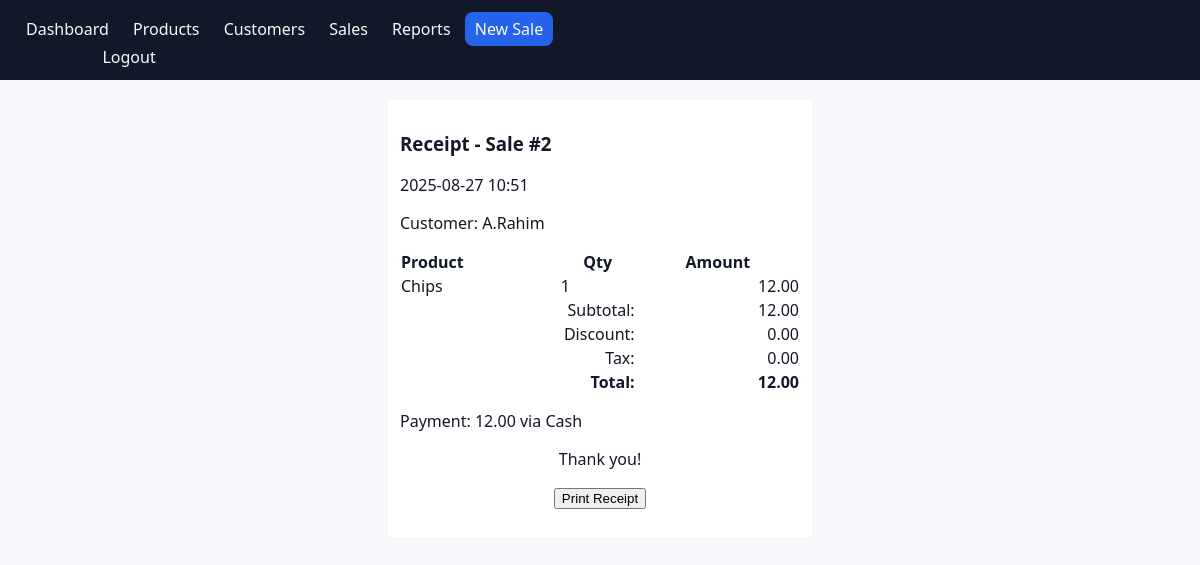
/sales/2/receipt/ (signed in), run on the app's committed database.
### pos/models.py (models this page shows, shortened)
class Sale(models.Model):
    customer = models.ForeignKey(Customer, on_delete=models.SET_NULL, null=True, blank=True)
    created_at = models.DateTimeField(default=timezone.now)
    notes = models.CharField(max_length=255, blank=True, null=True)
    discount_amount = models.DecimalField(max_digits=10, decimal_places=2, default=0)
    tax_percent = models.DecimalField(max_digits=5, decimal_places=2, default=0)
    @property
    def subtotal(self):
        return sum(item.line_total_before_tax for item in self.items.all())
    @property
    def total_discount(self):
        item_discounts = sum((item.unit_price * item.quantity - item.line_total_before_tax) for item in self.items.all())
        return Decimal(item_discounts) + (self.discount_amount or Decimal('0'))
    @property
    def tax_amount(self):
        base = self.subtotal - (self.discount_amount or Decimal('0'))
        return (base * (self.tax_percent or Decimal('0'))) / Decimal('100')
    @property
    def total(self):
        return (self.subtotal - (self.discount_amount or Decimal('0'))) + self.tax_amount

class Customer(models.Model):
    name = models.CharField(max_length=120)
    email = models.EmailField(blank=True, null=True)
    phone = models.CharField(max_length=30, blank=True, null=True)
    address = models.TextField(blank=True, null=True)
    def __str__(self): return self.name

class SaleItem(models.Model):
    sale = models.ForeignKey(Sale, related_name='items', on_delete=models.CASCADE)
    product = models.ForeignKey(Product, on_delete=models.PROTECT)
    quantity = models.PositiveIntegerField(default=1)
    unit_price = models.DecimalField(max_digits=10, decimal_places=2)
    discount_percent = models.DecimalField(max_digits=5, decimal_places=2, default=0)
    @property
    def line_total_before_tax(self):
        discount = (self.unit_price * self.quantity) * (self.discount_percent or 0) / 100
        return (self.unit_price * self.quantity) - discount

class Product(models.Model):
    name = models.CharField(max_length=150)
    sku = models.CharField(max_length=64, unique=True)
    price = models.DecimalField(max_digits=10, decimal_places=2)
    stock = models.PositiveIntegerField(default=0)
    is_active = models.BooleanField(default=True)

class Payment(models.Model):
    METHODS = [('cash','Cash'),('card','Card'),('mobile','Mobile Payment')]
    sale = models.OneToOneField(Sale, related_name='payment', on_delete=models.CASCADE)
    amount = models.DecimalField(max_digits=10, decimal_places=2)
    method = models.CharField(max_length=20, choices=METHODS, default='cash')
    paid_at = models.DateTimeField(default=timezone.now)

### pos/views.py (the view)
# urls.py: path('sales/<int:pk>/receipt/', views.sale_receipt_print, name='sale_receipt_print'),
@login_required
def sale_receipt_print(request, pk):
    sale = get_object_or_404(Sale, pk=pk)
    return render(request,"pos/sale_receipt.html",{'sale':sale})

### pos/templates/pos/sale_receipt.html
{% extends 'pos/base.html' %}{% block content %}<div class="receipt" style="background:white; padding:12px; max-width:400px; margin:0 auto;"><h3>Receipt - Sale #{{ sale.id }}</h3><p>{{ sale.created_at|date:"Y-m-d H:i" }}</p><p>Customer: {{ sale.customer|default:"Walk-in" }}</p><table style="width:100%; border-collapse:collapse;"><thead><tr><th align="left">Product</th><th>Qty</th><th>Amount</th></tr></thead><tbody>{% for item in sale.items.all %}<tr><td>{{ item.product.name }}</td><td>{{ item.quantity }}</td><td style="text-align:right">{{ item.line_total_before_tax }}</td></tr>{% endfor %}</tbody><tfoot><tr><td colspan="2" style="text-align:right">Subtotal:</td><td style="text-align:right">{{ sale.subtotal }}</td></tr><tr><td colspan="2" style="text-align:right">Discount:</td><td style="text-align:right">{{ sale.total_discount }}</td></tr><tr><td colspan="2" style="text-align:right">Tax:</td><td style="text-align:right">{{ sale.tax_amount }}</td></tr><tr><td colspan="2" style="text-align:right"><strong>Total:</strong></td><td style="text-align:right"><strong>{{ sale.total }}</strong></td></tr></tfoot></table><p>Payment: {{ sale.payment.amount }} via {{ sale.payment.get_method_display }}</p><p style="text-align:center; margin-top:12px;">Thank you!</p><p style="text-align:center;"><button onclick="window.print()">Print Receipt</button></p></div>{% endblock %}

### pos/static/pos/styles.css (style rules this page uses)
:root { font-family: ui-sans-serif, system-ui, -apple-system, Segoe UI, Roboto, Arial, Noto Sans, sans-serif; }
body { margin: 0; background: #f7f7fb; color: #111827; }

### data on the page
Sale: id "2", created_at "2025-08-27 10:51", customer "A.Rahim", subtotal "12.00", total_discount "0.00", tax_amount "0.00", total "12.00", payment.amount "12.00", payment.method "Cash"
SaleItem: product.name "Chips", quantity "1", line_total_before_tax "12.00"
